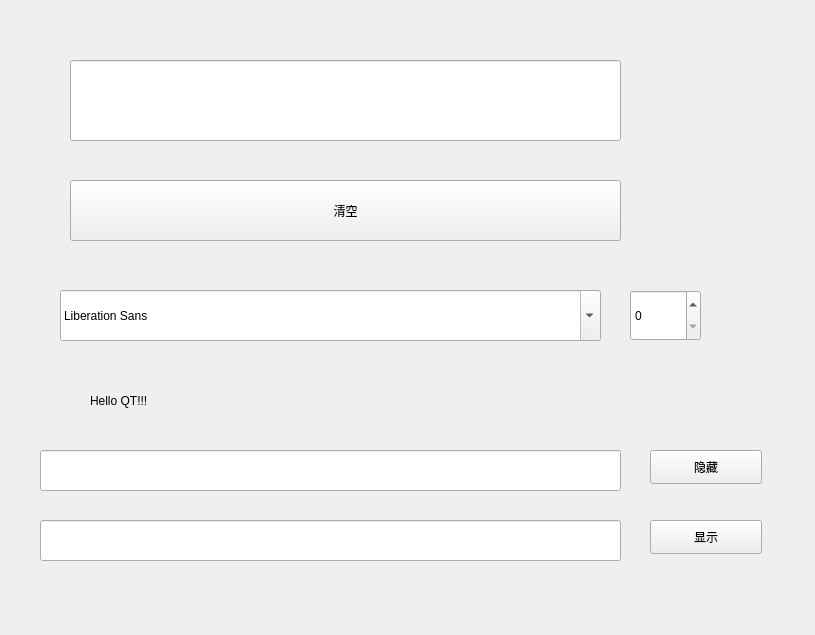
<?xml version="1.0" encoding="UTF-8"?>
<ui version="4.0">
 <class>Widget</class>
 <widget class="QWidget" name="Widget">
  <property name="geometry">
   <rect>
    <x>0</x>
    <y>0</y>
    <width>815</width>
    <height>635</height>
   </rect>
  </property>
  <property name="windowTitle">
   <string>Widget</string>
  </property>
  <widget class="QPushButton" name="clearBtn">
   <property name="geometry">
    <rect>
     <x>70</x>
     <y>180</y>
     <width>551</width>
     <height>61</height>
    </rect>
   </property>
   <property name="text">
    <string>清空</string>
   </property>
  </widget>
  <widget class="QLineEdit" name="inputLineEdit">
   <property name="geometry">
    <rect>
     <x>70</x>
     <y>60</y>
     <width>551</width>
     <height>81</height>
    </rect>
   </property>
  </widget>
  <widget class="QFontComboBox" name="fontComboBox">
   <property name="geometry">
    <rect>
     <x>60</x>
     <y>290</y>
     <width>541</width>
     <height>51</height>
    </rect>
   </property>
  </widget>
  <widget class="QLabel" name="textLabel">
   <property name="geometry">
    <rect>
     <x>90</x>
     <y>370</y>
     <width>511</width>
     <height>61</height>
    </rect>
   </property>
   <property name="text">
    <string>Hello QT!!!</string>
   </property>
  </widget>
  <widget class="QSpinBox" name="spinBox">
   <property name="geometry">
    <rect>
     <x>630</x>
     <y>290</y>
     <width>71</width>
     <height>51</height>
    </rect>
   </property>
  </widget>
  <widget class="QLineEdit" name="lineEdit">
   <property name="geometry">
    <rect>
     <x>40</x>
     <y>450</y>
     <width>581</width>
     <height>41</height>
    </rect>
   </property>
  </widget>
  <widget class="QLineEdit" name="lineEdit_2">
   <property name="geometry">
    <rect>
     <x>40</x>
     <y>520</y>
     <width>581</width>
     <height>41</height>
    </rect>
   </property>
  </widget>
  <widget class="QPushButton" name="pushButton">
   <property name="geometry">
    <rect>
     <x>650</x>
     <y>450</y>
     <width>112</width>
     <height>34</height>
    </rect>
   </property>
   <property name="text">
    <string>隐藏</string>
   </property>
  </widget>
  <widget class="QPushButton" name="pushButton_2">
   <property name="geometry">
    <rect>
     <x>650</x>
     <y>520</y>
     <width>112</width>
     <height>34</height>
    </rect>
   </property>
   <property name="text">
    <string>显示</string>
   </property>
  </widget>
 </widget>
 <layoutdefault spacing="6" margin="11"/>
 <resources/>
 <connections>
  <connection>
   <sender>clearBtn</sender>
   <signal>clicked()</signal>
   <receiver>inputLineEdit</receiver>
   <slot>clear()</slot>
   <hints>
    <hint type="sourcelabel">
     <x>421</x>
     <y>208</y>
    </hint>
    <hint type="destinationlabel">
     <x>421</x>
     <y>127</y>
    </hint>
   </hints>
  </connection>
  <connection>
   <sender>fontComboBox</sender>
   <signal>currentFontChanged(QFont)</signal>
   <receiver>Widget</receiver>
   <slot>setLabelFontFamily(QFont)</slot>
   <hints>
    <hint type="sourcelabel">
     <x>494</x>
     <y>327</y>
    </hint>
    <hint type="destinationlabel">
     <x>602</x>
     <y>370</y>
    </hint>
   </hints>
  </connection>
  <connection>
   <sender>spinBox</sender>
   <signal>valueChanged(int)</signal>
   <receiver>Widget</receiver>
   <slot>setLabelPointSize(int)</slot>
   <hints>
    <hint type="sourcelabel">
     <x>665</x>
     <y>318</y>
    </hint>
    <hint type="destinationlabel">
     <x>677</x>
     <y>247</y>
    </hint>
   </hints>
  </connection>
  <connection>
   <sender>pushButton</sender>
   <signal>clicked()</signal>
   <receiver>lineEdit</receiver>
   <slot>hide()</slot>
   <hints>
    <hint type="sourcelabel">
     <x>674</x>
     <y>464</y>
    </hint>
    <hint type="destinationlabel">
     <x>607</x>
     <y>464</y>
    </hint>
   </hints>
  </connection>
  <connection>
   <sender>pushButton_2</sender>
   <signal>clicked()</signal>
   <receiver>lineEdit</receiver>
   <slot>show()</slot>
   <hints>
    <hint type="sourcelabel">
     <x>661</x>
     <y>540</y>
    </hint>
    <hint type="destinationlabel">
     <x>513</x>
     <y>473</y>
    </hint>
   </hints>
  </connection>
 </connections>
 <slots>
  <slot>setLabelFontFamily(QFont)</slot>
  <slot>setLabelPointSize(int)</slot>
 </slots>
</ui>
